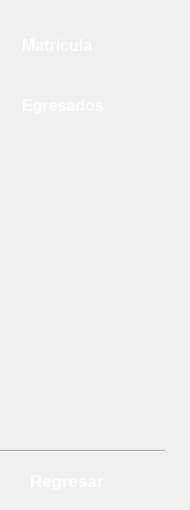
      <widget class="QWidget" name="estudiantes">
       <widget class="QPushButton" name="btnGestion_estudiantes">
        <property name="geometry">
         <rect>
          <x>10</x>
          <y>20</y>
          <width>171</width>
          <height>50</height>
         </rect>
        </property>
        <property name="sizePolicy">
         <sizepolicy hsizetype="Minimum" vsizetype="Fixed">
          <horstretch>0</horstretch>
          <verstretch>0</verstretch>
         </sizepolicy>
        </property>
        <property name="minimumSize">
         <size>
          <width>80</width>
          <height>50</height>
         </size>
        </property>
        <property name="maximumSize">
         <size>
          <width>200</width>
          <height>50</height>
         </size>
        </property>
        <property name="font">
         <font>
          <family>Segoe UI</family>
          <pointsize>12</pointsize>
          <bold>true</bold>
         </font>
        </property>
        <property name="cursor">
         <cursorShape>PointingHandCursor</cursorShape>
        </property>
        <property name="toolTip">
         <string/>
        </property>
        <property name="toolTipDuration">
         <number>-1</number>
        </property>
        <property name="layoutDirection">
         <enum>Qt::LayoutDirection::LeftToRight</enum>
        </property>
        <property name="styleSheet">
         <string notr="true">QPushButton {
   background: transparent;
    color: #FFFFFF;
    border: none;
    padding: 8px 16px;
    border-radius: 15px;
	text-align: left;
    padding-left: 12px; /* Mueve el ícono a la derecha un poco */
}
QPushButton:hover {
	
	background-color: rgb(69, 98, 126);
}
QPushButton:checked {
    background-color: #f5f6fa;
 	color: #2d2d2d;
	
}</string>
        </property>
        <property name="text">
         <string>Matrícula</string>
        </property>
        <property name="icon">
         <iconset resource="../icons/resources_ui.qrc">
          <normaloff>:/icons/gestion_estudiantes.png</normaloff>
          <normalon>:/icons/gestion_estudiantes_b.png</normalon>:/icons/gestion_estudiantes.png</iconset>
        </property>
        <property name="iconSize">
         <size>
          <width>50</width>
          <height>50</height>
         </size>
        </property>
        <property name="checkable">
         <bool>true</bool>
        </property>
        <property name="checked">
         <bool>false</bool>
        </property>
        <attribute name="buttonGroup">
         <string notr="true">buttonGroup</string>
        </attribute>
       </widget>
       <widget class="QPushButton" name="btnRegresar_estudiantes">
        <property name="geometry">
         <rect>
          <x>10</x>
          <y>460</y>
          <width>141</width>
          <height>41</height>
         </rect>
        </property>
        <property name="sizePolicy">
         <sizepolicy hsizetype="Minimum" vsizetype="Fixed">
          <horstretch>0</horstretch>
          <verstretch>0</verstretch>
         </sizepolicy>
        </property>
        <property name="minimumSize">
         <size>
          <width>50</width>
          <height>40</height>
         </size>
        </property>
        <property name="maximumSize">
         <size>
          <width>200</width>
          <height>50</height>
         </size>
        </property>
        <property name="font">
         <font>
          <family>Segoe UI</family>
          <pointsize>13</pointsize>
          <bold>true</bold>
         </font>
        </property>
        <property name="cursor">
         <cursorShape>PointingHandCursor</cursorShape>
        </property>
        <property name="toolTip">
         <string/>
        </property>
        <property name="layoutDirection">
         <enum>Qt::LayoutDirection::LeftToRight</enum>
        </property>
        <property name="styleSheet">
         <string notr="true">QPushButton {
   background: transparent;
    color: #FFFFFF;
    border: none;
    padding: 8px 16px;
    border-radius: 15px;
	text-align: left;
    padding-left: 20px; /* Mueve el ícono a la derecha un poco */
}
QPushButton:hover {
	
	background-color: rgb(69, 98, 126);
}
QPushButton:checked {
    background-color: #f5f6fa;
 	color: #2d2d2d;
	
}</string>
        </property>
        <property name="text">
         <string>Regresar</string>
        </property>
        <property name="icon">
         <iconset resource="../icons/resources_ui.qrc">
          <normaloff>:/icons/regresar_w.png</normaloff>:/icons/regresar_w.png</iconset>
        </property>
        <property name="iconSize">
         <size>
          <width>30</width>
          <height>30</height>
         </size>
        </property>
        <property name="checkable">
         <bool>false</bool>
        </property>
        <property name="checked">
         <bool>false</bool>
        </property>
       </widget>
       <widget class="Line" name="lineSeparadora_3">
        <property name="geometry">
         <rect>
          <x>0</x>
          <y>450</y>
          <width>165</width>
          <height>3</height>
         </rect>
        </property>
        <property name="minimumSize">
         <size>
          <width>100</width>
          <height>3</height>
         </size>
        </property>
        <property name="maximumSize">
         <size>
          <width>560</width>
          <height>3</height>
         </size>
        </property>
        <property name="styleSheet">
         <string notr="true">background-color: #f5f6fa;</string>
        </property>
        <property name="orientation">
         <enum>Qt::Orientation::Horizontal</enum>
        </property>
       </widget>
       <widget class="QPushButton" name="btnEgresados">
        <property name="geometry">
         <rect>
          <x>10</x>
          <y>80</y>
          <width>171</width>
          <height>50</height>
         </rect>
        </property>
        <property name="sizePolicy">
         <sizepolicy hsizetype="Minimum" vsizetype="Fixed">
          <horstretch>0</horstretch>
          <verstretch>0</verstretch>
         </sizepolicy>
        </property>
        <property name="minimumSize">
         <size>
          <width>80</width>
          <height>50</height>
         </size>
        </property>
        <property name="maximumSize">
         <size>
          <width>200</width>
          <height>50</height>
         </size>
        </property>
        <property name="font">
         <font>
          <family>Segoe UI</family>
          <pointsize>12</pointsize>
          <bold>true</bold>
         </font>
        </property>
        <property name="cursor">
         <cursorShape>PointingHandCursor</cursorShape>
        </property>
        <property name="toolTip">
         <string/>
        </property>
        <property name="toolTipDuration">
         <number>-1</number>
        </property>
        <property name="layoutDirection">
         <enum>Qt::LayoutDirection::LeftToRight</enum>
        </property>
        <property name="styleSheet">
         <string notr="true">QPushButton {
   background: transparent;
    color: #FFFFFF;
    border: none;
    padding: 8px 16px;
    border-radius: 15px;
	text-align: left;
    padding-left: 12px; /* Mueve el ícono a la derecha un poco */
}
QPushButton:hover {
	
	background-color: rgb(69, 98, 126);
}
QPushButton:checked {
    background-color: #f5f6fa;
 	color: #2d2d2d;
	
}</string>
        </property>
        <property name="text">
         <string>Egresados</string>
        </property>
        <property name="icon">
         <iconset resource="../icons/resources_ui.qrc">
          <normaloff>:/icons/promocion_w.png</normaloff>
          <normalon>:/icons/promocion_b.png</normalon>:/icons/promocion_w.png</iconset>
        </property>
        <property name="iconSize">
         <size>
          <width>50</width>
          <height>50</height>
         </size>
        </property>
        <property name="checkable">
         <bool>true</bool>
        </property>
        <property name="checked">
         <bool>false</bool>
        </property>
        <attribute name="buttonGroup">
         <string notr="true">buttonGroup</string>
        </attribute>
       </widget>
      </widget>
